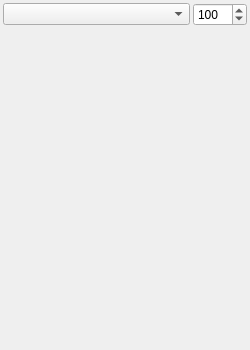
<?xml version="1.0" encoding="UTF-8"?>
<ui version="4.0">
 <class>GV_LegendWidget</class>
 <widget class="QWidget" name="GV_LegendWidget">
  <property name="geometry">
   <rect>
    <x>0</x>
    <y>0</y>
    <width>250</width>
    <height>350</height>
   </rect>
  </property>
  <property name="minimumSize">
   <size>
    <width>100</width>
    <height>100</height>
   </size>
  </property>
  <property name="windowTitle">
   <string>Symbol Legend</string>
  </property>
  <layout class="QGridLayout" name="gridLayout">
   <property name="margin">
    <number>3</number>
   </property>
   <property name="spacing">
    <number>3</number>
   </property>
   <item row="0" column="0">
    <widget class="QComboBox" name="cbLegend">
     <property name="sizePolicy">
      <sizepolicy hsizetype="Expanding" vsizetype="Fixed">
       <horstretch>0</horstretch>
       <verstretch>0</verstretch>
      </sizepolicy>
     </property>
    </widget>
   </item>
   <item row="0" column="1">
    <widget class="QSpinBox" name="sbZoom">
     <property name="minimum">
      <number>10</number>
     </property>
     <property name="maximum">
      <number>1000</number>
     </property>
     <property name="value">
      <number>100</number>
     </property>
    </widget>
   </item>
   <item row="1" column="0" colspan="2">
    <widget class="QFrame" name="frLegend">
     <property name="frameShape">
      <enum>QFrame::NoFrame</enum>
     </property>
     <property name="frameShadow">
      <enum>QFrame::Raised</enum>
     </property>
     <layout class="QGridLayout" name="frLayout">
      <property name="margin">
       <number>0</number>
      </property>
     </layout>
    </widget>
   </item>
  </layout>
 </widget>
 <resources/>
 <connections/>
</ui>
